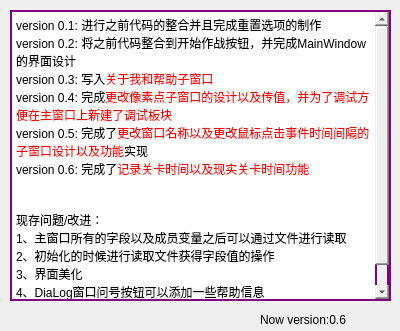
<?xml version="1.0" encoding="UTF-8"?>
<ui version="4.0">
 <class>updateInfo</class>
 <widget class="QDialog" name="updateInfo">
  <property name="geometry">
   <rect>
    <x>0</x>
    <y>0</y>
    <width>400</width>
    <height>331</height>
   </rect>
  </property>
  <property name="windowTitle">
   <string>更新日历</string>
  </property>
  <widget class="QTextEdit" name="textEdit">
   <property name="enabled">
    <bool>true</bool>
   </property>
   <property name="geometry">
    <rect>
     <x>10</x>
     <y>10</y>
     <width>381</width>
     <height>291</height>
    </rect>
   </property>
   <property name="font">
    <font>
     <pointsize>12</pointsize>
     <weight>75</weight>
     <bold>true</bold>
    </font>
   </property>
   <property name="styleSheet">
    <string notr="true">border:2px solid purple;</string>
   </property>
   <property name="html">
    <string>&lt;!DOCTYPE HTML PUBLIC &quot;-//W3C//DTD HTML 4.0//EN&quot; &quot;http://www.w3.org/TR/REC-html40/strict.dtd&quot;&gt;
&lt;html&gt;&lt;head&gt;&lt;meta name=&quot;qrichtext&quot; content=&quot;1&quot; /&gt;&lt;style type=&quot;text/css&quot;&gt;
p, li { white-space: pre-wrap; }
&lt;/style&gt;&lt;/head&gt;&lt;body style=&quot; font-family:'SimSun'; font-size:12pt; font-weight:600; font-style:normal;&quot;&gt;
&lt;p style=&quot; margin-top:0px; margin-bottom:0px; margin-left:0px; margin-right:0px; -qt-block-indent:0; text-indent:0px;&quot;&gt;&lt;span style=&quot; font-size:9pt; font-weight:400;&quot;&gt;version 0.1: 进行之前代码的整合并且完成重置选项的制作&lt;/span&gt;&lt;/p&gt;
&lt;p style=&quot; margin-top:0px; margin-bottom:0px; margin-left:0px; margin-right:0px; -qt-block-indent:0; text-indent:0px;&quot;&gt;&lt;span style=&quot; font-size:9pt; font-weight:400;&quot;&gt;version 0.2: 将之前代码整合到开始作战按钮，并完成MainWindow的界面设计&lt;/span&gt;&lt;/p&gt;
&lt;p style=&quot; margin-top:0px; margin-bottom:0px; margin-left:0px; margin-right:0px; -qt-block-indent:0; text-indent:0px;&quot;&gt;&lt;span style=&quot; font-size:9pt; font-weight:400;&quot;&gt;version 0.3: 写入&lt;/span&gt;&lt;span style=&quot; font-size:9pt; font-weight:400; color:#ff0000;&quot;&gt;关于我和帮助子窗口&lt;/span&gt;&lt;/p&gt;
&lt;p style=&quot; margin-top:0px; margin-bottom:0px; margin-left:0px; margin-right:0px; -qt-block-indent:0; text-indent:0px;&quot;&gt;&lt;span style=&quot; font-size:9pt; font-weight:400;&quot;&gt;version 0.4: 完成&lt;/span&gt;&lt;span style=&quot; font-size:9pt; font-weight:400; color:#ff0000;&quot;&gt;更改像素点子窗口的设计以及传值，并为了调试方便在主窗口上新建了调试板块&lt;/span&gt;&lt;/p&gt;
&lt;p style=&quot; margin-top:0px; margin-bottom:0px; margin-left:0px; margin-right:0px; -qt-block-indent:0; text-indent:0px;&quot;&gt;&lt;span style=&quot; font-size:9pt; font-weight:400;&quot;&gt;version 0.5: 完成了&lt;/span&gt;&lt;span style=&quot; font-size:9pt; font-weight:400; color:#ff0000;&quot;&gt;更改窗口名称以及更改鼠标点击事件时间间隔的子窗口设计以及功能&lt;/span&gt;&lt;span style=&quot; font-size:9pt; font-weight:400;&quot;&gt;实现&lt;/span&gt;&lt;/p&gt;
&lt;p style=&quot; margin-top:0px; margin-bottom:0px; margin-left:0px; margin-right:0px; -qt-block-indent:0; text-indent:0px;&quot;&gt;&lt;span style=&quot; font-size:9pt; font-weight:400;&quot;&gt;version 0.6: 完成了&lt;/span&gt;&lt;span style=&quot; font-size:9pt; font-weight:400; color:#ff0000;&quot;&gt;记录关卡时间以及现实关卡时间功能&lt;/span&gt;&lt;/p&gt;
&lt;p style=&quot;-qt-paragraph-type:empty; margin-top:0px; margin-bottom:0px; margin-left:0px; margin-right:0px; -qt-block-indent:0; text-indent:0px;&quot;&gt;&lt;br /&gt;&lt;/p&gt;
&lt;p style=&quot;-qt-paragraph-type:empty; margin-top:0px; margin-bottom:0px; margin-left:0px; margin-right:0px; -qt-block-indent:0; text-indent:0px; font-size:9pt; font-weight:400;&quot;&gt;&lt;br /&gt;&lt;/p&gt;
&lt;p style=&quot; margin-top:0px; margin-bottom:0px; margin-left:0px; margin-right:0px; -qt-block-indent:0; text-indent:0px;&quot;&gt;&lt;span style=&quot; font-size:9pt; font-weight:400;&quot;&gt;现存问题/改进：&lt;/span&gt;&lt;/p&gt;
&lt;p style=&quot; margin-top:0px; margin-bottom:0px; margin-left:0px; margin-right:0px; -qt-block-indent:0; text-indent:0px;&quot;&gt;&lt;span style=&quot; font-size:9pt; font-weight:400;&quot;&gt;1、主窗口所有的字段以及成员变量之后可以通过文件进行读取&lt;/span&gt;&lt;/p&gt;
&lt;p style=&quot; margin-top:0px; margin-bottom:0px; margin-left:0px; margin-right:0px; -qt-block-indent:0; text-indent:0px;&quot;&gt;&lt;span style=&quot; font-size:9pt; font-weight:400;&quot;&gt;2、初始化的时候进行读取文件获得字段值的操作&lt;/span&gt;&lt;/p&gt;
&lt;p style=&quot; margin-top:0px; margin-bottom:0px; margin-left:0px; margin-right:0px; -qt-block-indent:0; text-indent:0px;&quot;&gt;&lt;span style=&quot; font-size:9pt; font-weight:400;&quot;&gt;3、界面美化&lt;/span&gt;&lt;/p&gt;
&lt;p style=&quot; margin-top:0px; margin-bottom:0px; margin-left:0px; margin-right:0px; -qt-block-indent:0; text-indent:0px;&quot;&gt;&lt;span style=&quot; font-size:9pt; font-weight:400;&quot;&gt;4、DiaLog窗口问号按钮可以添加一些帮助信息&lt;/span&gt;&lt;/p&gt;
&lt;p style=&quot; margin-top:0px; margin-bottom:0px; margin-left:0px; margin-right:0px; -qt-block-indent:0; text-indent:0px;&quot;&gt;&lt;span style=&quot; font-size:9pt; font-weight:400;&quot;&gt;5、导入/导出设置没有写入功能&lt;/span&gt;&lt;/p&gt;&lt;/body&gt;&lt;/html&gt;</string>
   </property>
  </widget>
  <widget class="QLabel" name="label">
   <property name="geometry">
    <rect>
     <x>260</x>
     <y>310</y>
     <width>141</width>
     <height>20</height>
    </rect>
   </property>
   <property name="text">
    <string>Now version:0.6</string>
   </property>
  </widget>
 </widget>
 <resources/>
 <connections/>
</ui>
